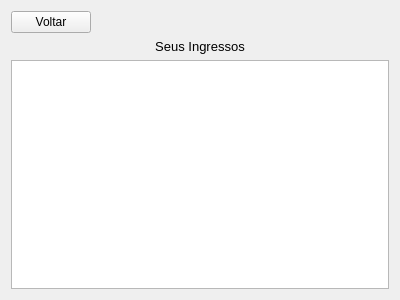
<?xml version="1.0" encoding="UTF-8"?>
<ui version="4.0">
 <class>VerIngressosWindow</class>
 <widget class="QWidget" name="VerIngressosWindow">
  <property name="geometry">
   <rect>
    <x>0</x>
    <y>0</y>
    <width>400</width>
    <height>300</height>
   </rect>
  </property>
  <property name="windowTitle">
   <string>Form</string>
  </property>
  <layout class="QVBoxLayout" name="verticalLayout">
   <item>
    <layout class="QHBoxLayout" name="horizontalLayout">
     <property name="spacing">
      <number>6</number>
     </property>
     <property name="topMargin">
      <number>0</number>
     </property>
     <item>
      <widget class="QPushButton" name="voltarBtn">
       <property name="text">
        <string>Voltar</string>
       </property>
      </widget>
     </item>
     <item>
      <spacer name="horizontalSpacer">
       <property name="orientation">
        <enum>Qt::Horizontal</enum>
       </property>
       <property name="sizeHint" stdset="0">
        <size>
         <width>40</width>
         <height>20</height>
        </size>
       </property>
      </spacer>
     </item>
    </layout>
   </item>
   <item>
    <widget class="QLabel" name="title">
     <property name="font">
      <font>
       <pointsize>10</pointsize>
      </font>
     </property>
     <property name="text">
      <string>Seus Ingressos</string>
     </property>
     <property name="alignment">
      <set>Qt::AlignCenter</set>
     </property>
    </widget>
   </item>
   <item>
    <widget class="QTableView" name="ingressosTable"/>
   </item>
  </layout>
 </widget>
 <resources/>
 <connections/>
</ui>
